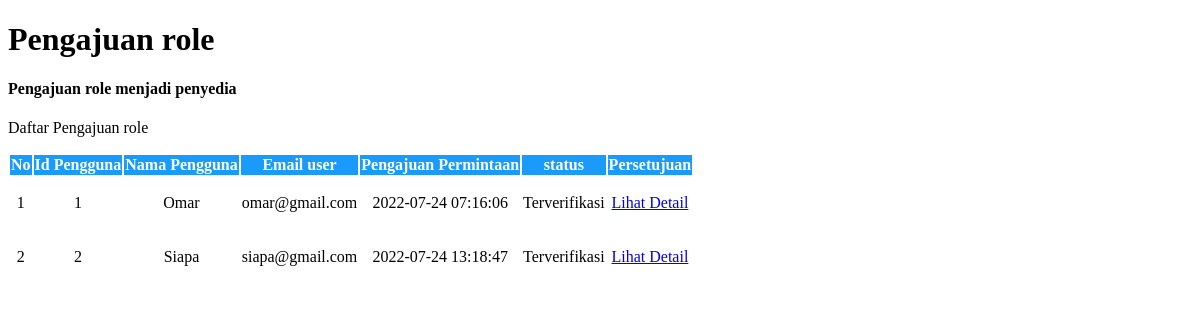
Page /disbekal/request_penyedia.php on the earlier database version.
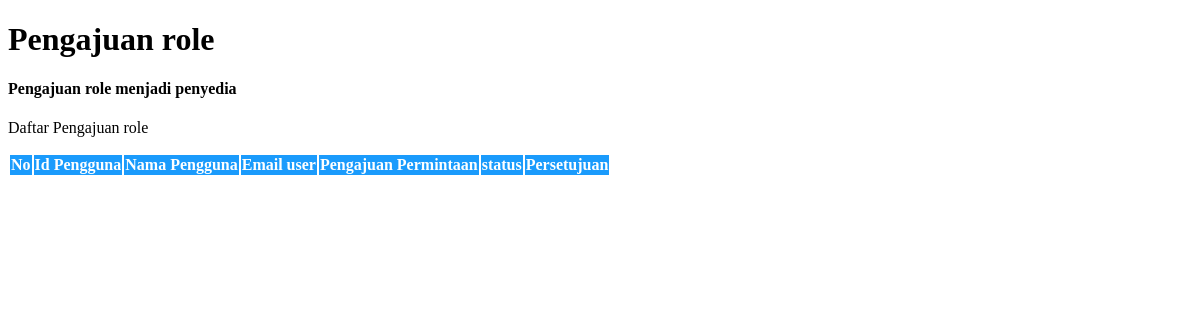
Same page on the later database version.
### tables this page shows
CREATE TABLE `users` (
  `id_user` int(11) NOT NULL,
  `nama_user` varchar(100) NOT NULL,
  `no_hp` varchar(50) NOT NULL,
  `email_user` varchar(50) NOT NULL,
  `password_user` varchar(50) NOT NULL,
  `created_at` timestamp NOT NULL DEFAULT current_timestamp(),
  `last_login` timestamp NOT NULL DEFAULT current_timestamp(),
  `role` varchar(50) NOT NULL,
  `login` bit(1) NOT NULL
);

CREATE TABLE `log_penyedia` (
  `id_log_penyedia` int(11) NOT NULL,
  `id_user` int(11) NOT NULL,
  `created_at` timestamp NOT NULL DEFAULT current_timestamp() ON UPDATE current_timestamp(),
  `status` enum('approved','pending') NOT NULL
);

### disbekal/request_penyedia.php (the view, shortened to what this page needs)
<!DOCTYPE html>
<html dir="ltr" lang="en">
<body>
    <div class="page-wrapper">
        <div class="page-breadcrumb">
            <div class="row align-items-center">
                <div class="col-6">
                    <h1 class="mb-0 fw-bold">Pengajuan role</h1>
                </div>
            </div>
        </div>
        <div class="container-fluid">
            <div class="row">
                <div class="col-12">
                    <div class="card">
                        <div class="card-body">
                            <div class="d-md-flex">
                                <div>
                                    <h4 class="card-title">Pengajuan role menjadi penyedia</h4>
                                    <p>Daftar Pengajuan role</p>
                                </div>
                            </div>
                            <div class="table-responsive">
                                <table class="table mb-0 table-hover align-middle text-nowrap">
                                    <thead style="background-color:#1a9bfc;">
                                        <tr>
                                            <th class="border-top-0" style="color:white; text-align:center;">No</th>
                                            <th class="border-top-0" style="color:white; text-align:center;">Id Pengguna</th>
                                            <th class="border-top-0" style="color:white; text-align:center;">Nama Pengguna</th>
                                            <th class="border-top-0" style="color:white; text-align:center;">Email user</th>
                                            <th class="border-top-0" style="color:white; text-align:center;">Pengajuan Permintaan</th>
                                            <th class="border-top-0" style="color:white; text-align:center;">status</th>
                                            <th class="border-top-0" style="color:white; text-align:center;">Persetujuan</th>
                                        </tr>
                                    </thead>
                                    <tbody>
                                     <?php
                                            include 'database.php';
                                            $no = 1;
                                            $sql = mysqli_query($koneksi,'SELECT * FROM users LEFT JOIN log_penyedia ON users.id_user = log_penyedia.id_user');
                                            if (mysqli_num_rows($sql) > 0 ) {
                                            while ($row = mysqli_fetch_array($sql)){
                                        ?>
                                            <?php if($row['status'] != NULL): ?>
                                                <tr>
                                                <td style="text-align:center"><?php echo $no++ ?></td>
                                                <td style="text-align:center"><?php echo $row['id_user']?></td>
                                                <td style="text-align:center"><?php echo $row['nama_user']?></td>
                                                <td style="text-align:center"><?php echo $row['email_user']?></td>
                                                <td style="text-align:center"><?php echo $row['created_at']?></td>
                                                <td style="text-align:center">
                                                    <?php if($row['login'] == 1): ?>
                                                        <p>Terverifikasi</p>
                                                    <?php else: ?>
                                                        <p>Pending</p>
                                                    <?php endif; ?>
                                                </td>
                                                <td style="text-align:center"><a href="<?php echo BASE_URL."index.php?page=disbekal/detail_request.php&id_user=$row[id_user]" ?>" class="btn btn-success">Lihat Detail</a></td>
                                                </tr>
                                            <?php endif; ?>
                                        <?php }
                                        }else { ?>
                                            <tr>
                                                <td colspan="9">Tidak ada data</td>
                                            </tr>
                                        <?php } ?>
                                    </tbody>
                                </table>
                            </div>
                        </div>
                    </div>
                </div>
            </div>
    </div>
    </div>
</body>
</html>

Differences in the rows shown:
no longer on this page (row edited): users: log_penyedia.id_user "1", nama_user "Omar", email_user "omar@gmail.com", log_penyedia.created_at "2022-07-24 07:16:06", login "Terverifikasi"
no longer on this page (row edited): users: log_penyedia.id_user "2", nama_user "Siapa", email_user "siapa@gmail.com", log_penyedia.created_at "2022-07-24 13:18:47", login "Terverifikasi"
